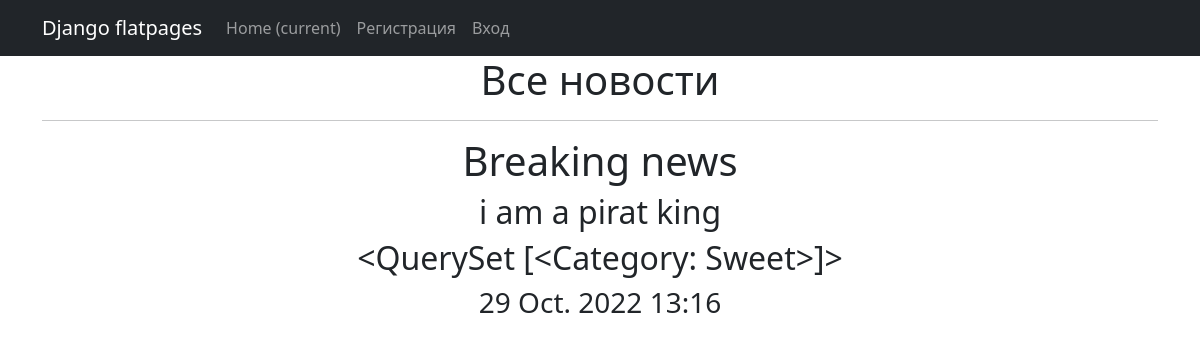
The page /news/info/1/ on the database its author committed.
### news/models.py (models this page shows, shortened)
class Post(models.Model):
    author = models.ForeignKey(Author, on_delete=models.CASCADE)
    NEWS = "NW"
    ARTICLE = "AR"
    CATEGORY_CHOICES = (
        (NEWS, 'Новость'),
        (ARTICLE, 'Статья'),
    )
    categoryType = models.CharField(max_length=2, choices=CATEGORY_CHOICES, default=ARTICLE)
    dateCreation = models.DateTimeField(auto_now_add=True)
    postCategory = models.ManyToManyField(Category, through='PostCategory')
    title = models.CharField(max_length=128)
    text = models.TextField()
    rating = models.SmallIntegerField(default=0)

class Category(models.Model):
    name = models.CharField(max_length=64, unique=True)
    subscribers = models.ManyToManyField(User, related_name='categories')
    def __str__(self):
        return f'{self.name}'

### news/views.py (the view)
# urls.py: path('info/<int:pk>/', ShowPost.as_view(), name='show_post'),
class ShowPost(DetailView):
    model = Post
    template_name = 'news/info.html'
    context_object_name = 'info'

### news/templatetags/censor_filters.py (called while the page is built)
@register.filter()
def censor(value):
    bad_words = ('слова', 'казнью', 'логия')
    if not isinstance(value, str):
        raise TypeError(f"unresolved type '{type(value)}' expected  type 'str'")
    for word in value.split():
        if word.lower().strip(',') in bad_words:
            value = value.replace(word, f"{word[0]}{'*' * (len(word) - 1)}")
    return value

### news/templates/news/info.html (shortened to what this page needs)
{% extends 'default.html' %}
{% load censor_filters %}
{% block content %}
   <h1>Все новости</h1>
   <hr>
   {% if info %}
               <h1>{{ info.title }}</h1>
               <h2>{{ info.text| censor}}</h2>
                <h2>{{ info.postCategory.all}}</h2>
               <h3>{{ info.dateCreation | date:'d M. Y H:i'}}</h3>
   {% else %}
       <h2>Информации нет!</h2>
   {% endif %}
{% endblock content %}

### rows shown on the page
Post: title "Breaking news", text|censor "i am a pirat king", postCategory.all "<QuerySet [<Category: Sweet>]>", dateCreation "29 Oct. 2022 13:16"
